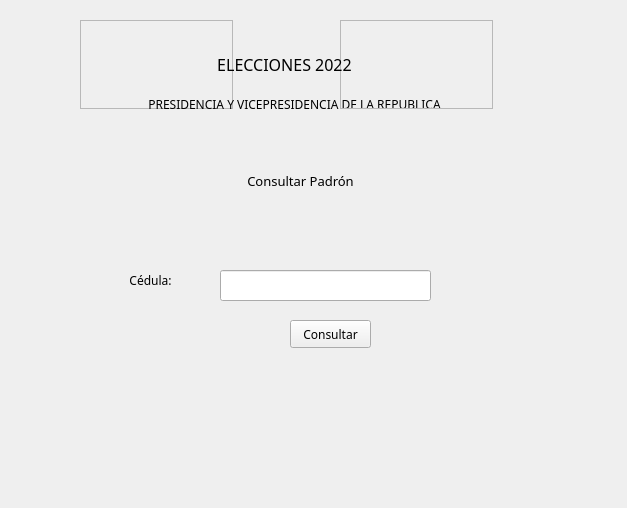
<?xml version="1.0" encoding="UTF-8"?>
<ui version="4.0">
 <class>ingresarVotante</class>
 <widget class="QWidget" name="ingresarVotante">
  <property name="geometry">
   <rect>
    <x>0</x>
    <y>0</y>
    <width>627</width>
    <height>508</height>
   </rect>
  </property>
  <property name="windowTitle">
   <string>Form</string>
  </property>
  <widget class="QFrame" name="frame_7">
   <property name="geometry">
    <rect>
     <x>80</x>
     <y>20</y>
     <width>153</width>
     <height>89</height>
    </rect>
   </property>
   <property name="styleSheet">
    <string notr="true">image: url(:/resource/img/Escudo.png);
image: url(:/resource/img/Escudo2.png);</string>
   </property>
   <property name="frameShape">
    <enum>QFrame::StyledPanel</enum>
   </property>
   <property name="frameShadow">
    <enum>QFrame::Raised</enum>
   </property>
  </widget>
  <widget class="QLabel" name="label_13">
   <property name="geometry">
    <rect>
     <x>90</x>
     <y>260</y>
     <width>121</width>
     <height>41</height>
    </rect>
   </property>
   <property name="font">
    <font>
     <family>Microsoft YaHei</family>
     <pointsize>9</pointsize>
     <weight>3</weight>
     <italic>false</italic>
     <bold>false</bold>
    </font>
   </property>
   <property name="layoutDirection">
    <enum>Qt::LeftToRight</enum>
   </property>
   <property name="styleSheet">
    <string notr="true">color: rgb(0, 0, 0);
font: 25 9pt &quot;Microsoft YaHei&quot;;</string>
   </property>
   <property name="text">
    <string>Cédula:</string>
   </property>
   <property name="alignment">
    <set>Qt::AlignCenter</set>
   </property>
  </widget>
  <widget class="QPushButton" name="pushButton_3">
   <property name="geometry">
    <rect>
     <x>290</x>
     <y>320</y>
     <width>81</width>
     <height>28</height>
    </rect>
   </property>
   <property name="font">
    <font>
     <family>Microsoft YaHei</family>
    </font>
   </property>
   <property name="text">
    <string>Consultar</string>
   </property>
  </widget>
  <widget class="QLineEdit" name="lineEdit">
   <property name="geometry">
    <rect>
     <x>220</x>
     <y>270</y>
     <width>211</width>
     <height>31</height>
    </rect>
   </property>
   <property name="text">
    <string/>
   </property>
  </widget>
  <widget class="QLabel" name="label_10">
   <property name="geometry">
    <rect>
     <x>30</x>
     <y>60</y>
     <width>529</width>
     <height>89</height>
    </rect>
   </property>
   <property name="font">
    <font>
     <family>Microsoft YaHei</family>
     <pointsize>9</pointsize>
     <weight>3</weight>
     <italic>false</italic>
     <bold>false</bold>
    </font>
   </property>
   <property name="layoutDirection">
    <enum>Qt::LeftToRight</enum>
   </property>
   <property name="styleSheet">
    <string notr="true">color: rgb(0, 0, 0);
font: 25 9pt &quot;Microsoft YaHei&quot;;</string>
   </property>
   <property name="text">
    <string>PRESIDENCIA Y VICEPRESIDENCIA DE LA REPUBLICA</string>
   </property>
   <property name="alignment">
    <set>Qt::AlignCenter</set>
   </property>
  </widget>
  <widget class="QLabel" name="label_12">
   <property name="geometry">
    <rect>
     <x>220</x>
     <y>150</y>
     <width>161</width>
     <height>61</height>
    </rect>
   </property>
   <property name="font">
    <font>
     <family>Microsoft YaHei</family>
     <pointsize>10</pointsize>
     <weight>50</weight>
     <italic>false</italic>
     <bold>false</bold>
    </font>
   </property>
   <property name="layoutDirection">
    <enum>Qt::LeftToRight</enum>
   </property>
   <property name="styleSheet">
    <string notr="true">color: rgb(0, 0, 0);
font: 10pt &quot;Microsoft YaHei&quot;;</string>
   </property>
   <property name="text">
    <string>Consultar Padrón</string>
   </property>
   <property name="alignment">
    <set>Qt::AlignCenter</set>
   </property>
  </widget>
  <widget class="QFrame" name="frame_8">
   <property name="geometry">
    <rect>
     <x>340</x>
     <y>20</y>
     <width>153</width>
     <height>89</height>
    </rect>
   </property>
   <property name="styleSheet">
    <string notr="true">image: url(:/resource/img/TSE.png);</string>
   </property>
   <property name="frameShape">
    <enum>QFrame::StyledPanel</enum>
   </property>
   <property name="frameShadow">
    <enum>QFrame::Raised</enum>
   </property>
  </widget>
  <widget class="QLabel" name="label_11">
   <property name="geometry">
    <rect>
     <x>180</x>
     <y>20</y>
     <width>209</width>
     <height>89</height>
    </rect>
   </property>
   <property name="font">
    <font>
     <family>Microsoft YaHei</family>
     <pointsize>12</pointsize>
     <weight>50</weight>
     <italic>false</italic>
     <bold>false</bold>
    </font>
   </property>
   <property name="styleSheet">
    <string notr="true">color: rgb(0, 0, 0);
font: 12pt &quot;Microsoft YaHei&quot;;</string>
   </property>
   <property name="text">
    <string>ELECCIONES 2022</string>
   </property>
   <property name="alignment">
    <set>Qt::AlignCenter</set>
   </property>
  </widget>
 </widget>
 <resources/>
 <connections/>
</ui>
